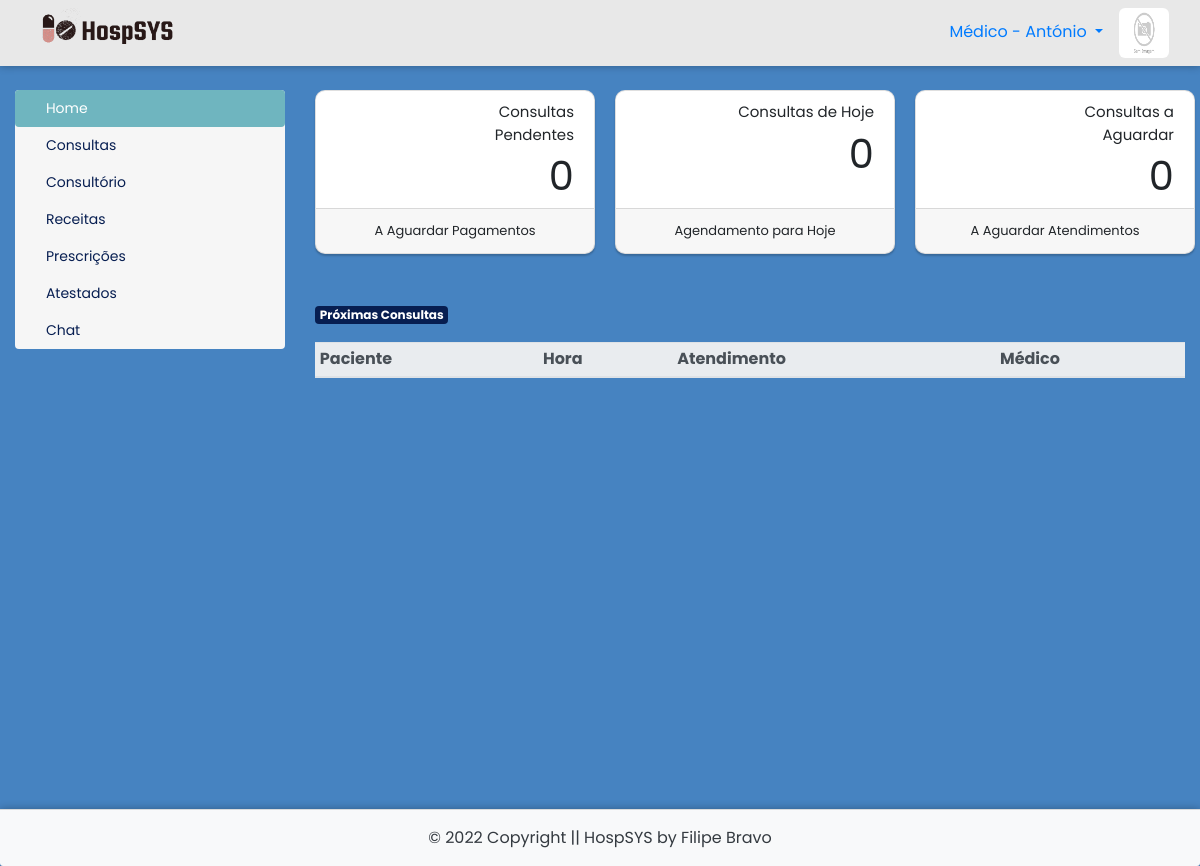
Screenshot of /painel-medico/index.php (signed in) with the database file from the repository.
### tables this page shows
CREATE TABLE `utilizadores` (
  `id` int(11) NOT NULL AUTO_INCREMENT,
  `nome` varchar(30) NOT NULL,
  `email` varchar(40) NOT NULL,
  `nif` varchar(20) NOT NULL,
  `cc` varchar(20) NOT NULL,
  `telefone` varchar(20) NOT NULL,
  `data_nascimento` date NOT NULL,
  `data_entrada` date DEFAULT NULL,
  `cedula` varchar(20) DEFAULT NULL,
  `especialidade` int(11) DEFAULT NULL,
  `consultorio` varchar(40) DEFAULT NULL,
  `password` varchar(200) DEFAULT NULL,
  `nivel` varchar(25) NOT NULL,
  `foto` varchar(150) DEFAULT NULL,
  `code` int(50) DEFAULT NULL,
  `status` varchar(30) DEFAULT NULL,
  `estado_conta` varchar(15) NOT NULL,
  PRIMARY KEY (`id`),
  KEY `especialidade` (`especialidade`),
  CONSTRAINT `utilizadores_ibfk_1` FOREIGN KEY (`especialidade`) REFERENCES `especialidades` (`id`) ON DELETE CASCADE
);

### painel-medico/index.php (the view, shortened to what this page needs)
<?php
require_once("../conexao.php");
$id_utilizador = $_SESSION['id_utilizador'];
$resultado_foto = $pdo->query("SELECT * from utilizadores where id = $id_utilizador");
$dados_foto = $resultado_foto->fetchAll(PDO::FETCH_ASSOC);
$foto = $dados_foto[0]['foto'];
$resultado_nome = $pdo->query("SELECT * from utilizadores where id = $id_utilizador");
$dados_nome = $resultado_nome->fetchAll(PDO::FETCH_ASSOC);
$nome_utilizador = $dados_nome[0]['nome'];
$item1 = 'home';
$item2 = 'consultas';
$item3 = 'consultorio';
$item4 = 'receitas';
$item5 = 'prescricoes';
$item6 = 'atestados';
$item7 = 'editar-perfil';
$item8 = 'chat';
if(@$_GET['acao'] == $item1){
	$item1ativo = 'active';
}elseif (@$_GET['acao'] == $item2) {
	$item2ativo = 'active';
}elseif (@$_GET['acao'] == $item3) {
	$item3ativo = 'active';
}elseif (@$_GET['acao'] == $item4) {
	$item4ativo = 'active';
}elseif (@$_GET['acao'] == $item5) {
	$item5ativo = 'active';
}elseif (@$_GET['acao'] == $item6) {
	$item6ativo = 'active';
}elseif (@$_GET['acao'] == $item8) {
	$item8ativo = 'active';
}elseif (@$_GET['acao'] == 'chat1') {
	$item8ativo = 'active';
}else{
	$item1ativo = 'active';
}
?>
<!DOCTYPE html>
<html lang="pt-pt">
<head>
	<link rel="stylesheet" href="https://stackpath.bootstrapcdn.com/bootstrap/4.4.1/css/bootstrap.min.css">
	<link rel="stylesheet" href="../CSS/painel.css">
	<link rel="stylesheet" href="../CSS/footer.css">
	<link rel="stylesheet" href="../CSS/style1.css">
 	<link rel="stylesheet" href="https://cdnjs.cloudflare.com/ajax/libs/font-awesome/5.15.2/css/all.min.css"/>
	<link rel="stylesheet" href="https://cdnjs.cloudflare.com/ajax/libs/font-awesome/5.11.2/css/all.css">
</head>
<body>
<div style="box-shadow:0px 0px 8px rgba(0, 0, 0, 0.3);">
	<nav class="navbar navbar-light bg-light">
		<div class="col-md-12">
			<img class="float-left" src="../img/logohorizontal.png">
			<div class="float-right">
				<?php echo'<img style="height: 50px; width: 50px; border-radius: 6px;" src="../img/fotos-perfil/'.$foto.'">';?>
			</div>
			<li class="float-right nav-item dropdown">
				<a class="float-right nav-link dropdown-toggle mt-1" href="#" id="navbarDropdown" role="button" data-toggle="dropdown" aria-haspopup="true" aria-expanded="false">
					Médico - <?php echo $nome_utilizador; ?>
				</a>
			</li>
			</div>
	</div>
<div class="main-container">
	<div class="container-fluid mt-4">
		<div class="row">
			<div class="col-md-3 col-sm-12 mb-4">
				<div class="nav flex-column nav-pills" id="v-pills-tab" role="tablist" aria-orientation="vertical">
					<a class="nav-link <?php echo $item1ativo ?>" id="v-pills-home-tab" href="index.php?acao=<?php echo $item1 ?>" role="tab" aria-controls="v-pills-home" aria-selected="true"><i class="fas fa-home mr-1"></i>Home</a>
					<a class="nav-link <?php echo $item2ativo ?>" id="link-medicos" href="index.php?acao=<?php echo $item2 ?>" role="tab" aria-controls="v-pills-profile" aria-selected="false"><i class="fas fa-calendar-check mr-1"></i>Consultas</a>
					<a class="nav-link <?php echo $item3ativo ?>" id="v-pills-messages-tab" href="index.php?acao=<?php echo $item3 ?>" role="tab" aria-controls="v-pills-messages" aria-selected="false"><i class="fas fa-clinic-medical mr-1"></i>Consultório</a>
					<a class="nav-link <?php echo $item4ativo ?>" id="v-pills-messages-tab" href="index.php?acao=<?php echo $item4 ?>" role="tab" aria-controls="v-pills-messages" aria-selected="false"><i class="fas fa-receipt mr-1"></i>Receitas</a>
					<a class="nav-link <?php echo $item5ativo ?>" id="v-pills-messages-tab" href="index.php?acao=<?php echo $item5 ?>" role="tab" aria-controls="v-pills-messages" aria-selected="false"><i class="fas fa-file-prescription mr-1"></i>Prescrições</a>
					<a class="nav-link <?php echo $item6ativo ?>" id="v-pills-messages-tab" href="index.php?acao=<?php echo $item6 ?>" role="tab" aria-controls="v-pills-messages" aria-selected="false"><i class="fas fa-file-alt mr-1"></i>Atestados</a>
					<a class="nav-link <?php echo $item8ativo ?>" id="v-pills-messages-tab" href="index.php?acao=<?php echo $item8 ?>" role="tab" aria-controls="v-pills-messages" aria-selected="false"><i class="fas fa-comments mr-1"></i>Chat</a>
				</div>
			</div>
			<div class="col-md-9 col-sm-12">
				<div class="tab-content" id="v-pills-tabContent">
					<div class="tab-pane fade show active" role="tabpanel">
						<?php if(@$_GET['acao'] == $item1){
							include_once($item1.".php");
						}elseif (@$_GET['acao'] == $item2) {
							include_once($item2.".php");
						}elseif (@$_GET['acao'] == $item3) {
							include_once($item3.".php");
						}elseif (@$_GET['acao'] == $item4) {
							include_once($item4.".php");
						}elseif (@$_GET['acao'] == $item5) {
							include_once($item5.".php");
						}elseif (@$_GET['acao'] == $item6) {
							include_once($item6.".php");
						}elseif (@$_GET['acao'] == $item7) {
							include_once($item7.".php");
						}elseif (@$_GET['acao'] == $item8) {
							include_once("users.php");
						}elseif (@$_GET['acao'] == 'chat1') {
							include_once("chat.php");
						}else{
							include_once($item1.".php");
						}
						?>
					</div>
				</div>
			</div>
		</div>
	</div>
	<?php if (@$_GET['acao'] != 'chat1') { include('../footers/footer.php'); } ?>
</div>
</body>
</html>

### CSS/painel.css (style rules this page uses)
body { background-color:#4683c1; }
.navbar { background-color:#e8e8e8 !important; }
.navbar img { width:150px; }
.navbar li { list-style:none; }
.nav { background-color:#f6f6f6 !important; border-radius:4px !important; }
.nav a { color:#071e51; font-size:14px; }
.nav .active { background-color:#6fb5bf !important; }

### CSS/footer.css (style rules this page uses)
* { box-sizing: border-box; }
*:before, *:after { box-sizing: border-box; }
html, body { height: 100%; position: relative; }
.main-container { min-height: 100vh; overflow: hidden; display: block; position: relative; padding-bottom: 100px; }

### CSS/style1.css (style rules this page uses)
* { margin: 0; padding: 0; box-sizing: border-box; text-decoration: none; font-family: 'Poppins', sans-serif; }

### rows the page displays
utilizadores: foto (picture), nome "António"

### other values shown
$valor_pend "0"
$valor_hoje "0"
$valor_aguar "0"
